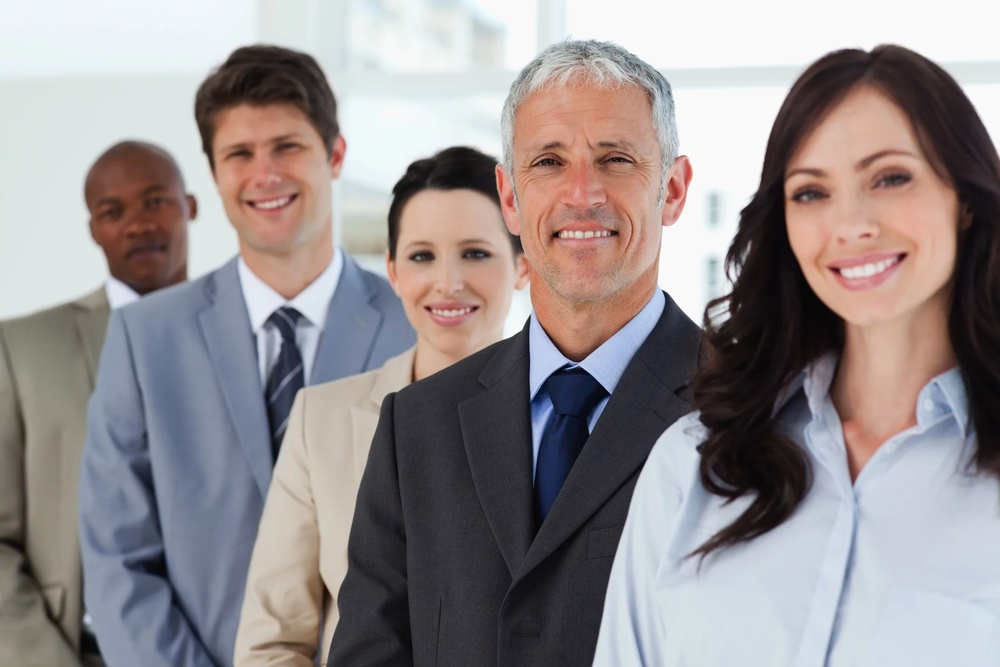
#> input picture OpenCv/group_photo.jpeg, 1000 x 667 px, shrunk from 2246 x 1498 before the run, given in place of the camera
$ python practice3.py
#> lines starting #> are read from the running program, lines starting #| are printed output that depends on the picture; after the words box and inside, x2 and y2 are one past the last pixel; in counts of white or black regions, pixels touching at a corner belong together
import cv2
import numpy as np

'''
img=cv2.imread("parrot.jpg")
gray_img=cv2.cvtColor(img, cv2.COLOR_BGR2GRAY)
ret,thresh=cv2.threshold(gray_img,200,232,1)
# [4 lines of commented-out code are left out]
contours,hierarchy=cv2.findContours(thresh ,cv2.RETR_EXTERNAL ,cv2.CHAIN_APPROX_NONE)

print(len(contours))
max_area=0
index=0
for i in range(0,len(contours)):
    area=cv2.contourArea(contours[i])
    if area>=max_area:
        max_area=area
        index=i
print(max_area)
M=cv2.moments(contours[index])
cx = int(M['m10']/M['m00'])
cy = int(M['m01']/M['m00'])
print('centroid = ',cx,' ',cy)

rect = cv2.minAreaRect(contours[index])
box = cv2.boxPoints(rect)
box = np.int64(box)

cv2.drawContours(img, [box], -1, (0,0,255), 3)
#cv2.imshow("Gray",gray_img)
#cv2.imshow("Threshold_Image",thresh)
#cv2.imshow("Dilated_Image",closing)
cv2.imshow("Contour_Image",img)
k=cv2.waitKey(0)
if k==ord('q'):
    cv2.destroyAllWindows()
'''
'''
v=cv2.VideoCapture(0)
while True:
    ret,img=v.read()

    gray_img=cv2.cvtColor(img, cv2.COLOR_BGR2GRAY)
    ret,thresh=cv2.threshold(gray_img,80,100,1)
    kernel=np.ones((5,5),np.uint8)
    dilation = cv2.dilate(thresh,kernel,iterations = 1)
    #closing = cv2.morphologyEx(thresh, cv2.MORPH_CLOSE, kernel)
    #print(thresh)
    contours,hierarchy=cv2.findContours(dilation ,cv2.RETR_EXTERNAL ,cv2.CHAIN_APPROX_NONE)
    rect = cv2.minAreaRect(contours[0])
    box = cv2.boxPoints(rect)
    box = np.int64(box)

    cv2.drawContours(img, [box], -1, (0,255,0), 3)
    # [4 lines of commented-out code are left out]
    cv2.imshow("Video",img)
    k=cv2.waitKey(1)    #here waitKey(1) is used to hold 1 milisec
    if k==ord('q'):
        break
v.release()
cv2.destroyAllWindows()
'''

##color filtering
cap = cv2.VideoCapture(0)

while True:
    _, frame = cap.read()
#> frame is the input picture: shape (667, 1000, 3); mean B, G, R 144.2, 143, 150.1
    hsv = cv2.cvtColor(frame, cv2.COLOR_BGR2HSV)
#> hsv: shape (667, 1000, 3); mean H, S, V 73.3, 46.9, 159.6
    gray_img=cv2.cvtColor(frame, cv2.COLOR_BGR2GRAY)
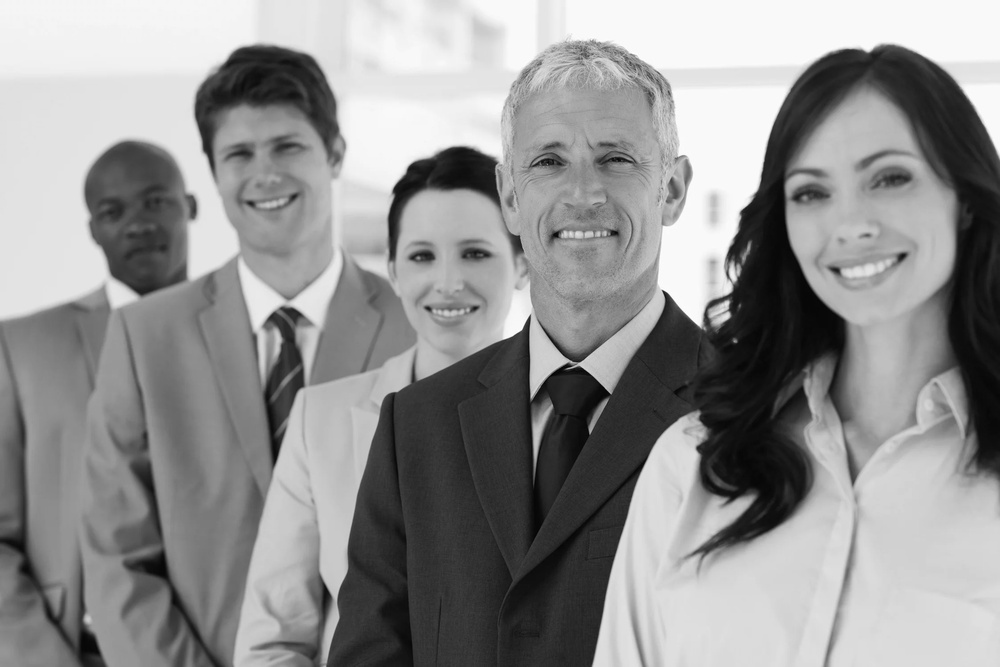
#> gray_img: shape (667, 1000); min 1, max 255, mean 145.2
    ret,thresh=cv2.threshold(gray_img,80,100,1)
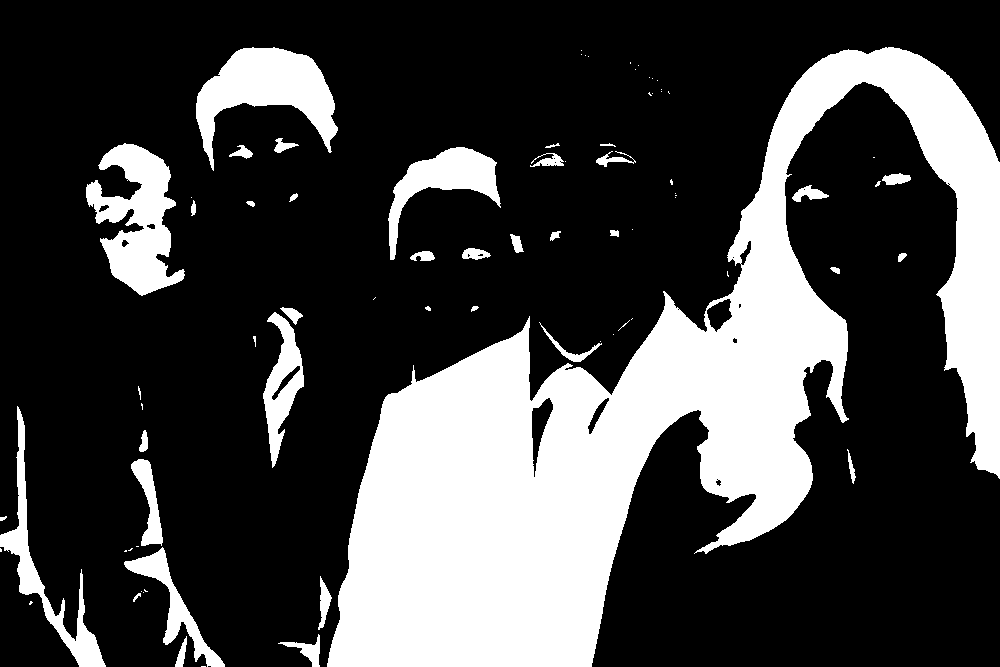
#> thresh: shape (667, 1000); values 0 (black) and 100 (white), 26.8% white; 79 white regions (40 under 20 px), largest, box (x1, y1, x2, y2) and area: (327, 47, 1000, 667) 144518, (86, 143, 185, 296) 7826, (196, 47, 338, 171) 7777

    #lower_red = np.array([[[36,25,25]]])   #green
    #upper_red = np.array([[[70,255,255]]])
    lower_red = np.array([[[96,100,50]]])   #pink
    upper_red = np.array([[[255,230,255]]])
    #lower_red=cv2.cvtColor(lower_red,cv2.COLOR_BGR2HSV)
    #upper_red=cv2.cvtColor(upper_red,cv2.COLOR_BGR2HSV)
    mask = cv2.inRange(hsv, lower_red, upper_red)
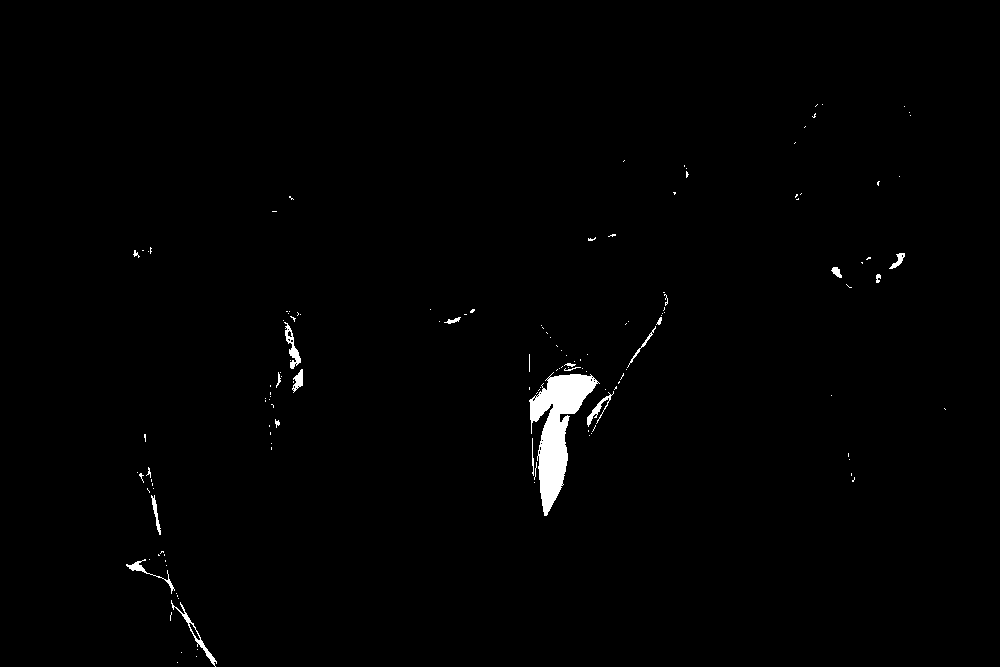
#> mask: shape (667, 1000); 0.96% white; 141 white regions (120 under 20 px)
    res = cv2.bitwise_and(frame,frame, mask= mask)
    contours,hierarchy=cv2.findContours(thresh ,cv2.RETR_TREE ,cv2.CHAIN_APPROX_SIMPLE)
#> contours = 102 contours, 61 with area under 20; largest, box (x1, y1, x2, y2) and area: (327, 47, 1000, 667) 144290, (86, 143, 185, 296) 7595, (196, 47, 338, 171) 7536, (388, 147, 501, 260) 3912, (0, 406, 106, 667) 3670
    max_area= 0
    index=0
    for i in range(0,len(contours)):
        area=cv2.contourArea(contours[i])
        if area>=max_area:
            max_area=area
            index=i
#> this loop made 102 passes
#> (area, max_area) on passes 2, 3, 13, 19, 65, 69, 89: (141.5, 141.5), (371.5, 371.5), (2238, 2238), (3670, 3670), (3912, 3912), (7595, 7595), (144290, 144290)
#> area on passes 9, 16, 17, 18, 25, 28: 295.5, 1109.5, 80, 107.5, 264.5, 2828.5
#> after the loop, index = 88; max_area = 144290
    print(max_area)
#| 144290.0
    rect = cv2.minAreaRect(contours[index])
#> rect = ((651.2, 387.3), (822.1, 455.8), -24.74)
    box = cv2.boxPoints(rect)
#> box = [[373.2, 766.3], [182.5, 352.4], [929.1, 8.34], [1119.9, 422.3]]
    box = np.int64(box)
#> box = [[373, 766], [182, 352], [929, 8], [1119, 422]]

    cv2.drawContours(res, [box], -1, (0,0,255), 3)
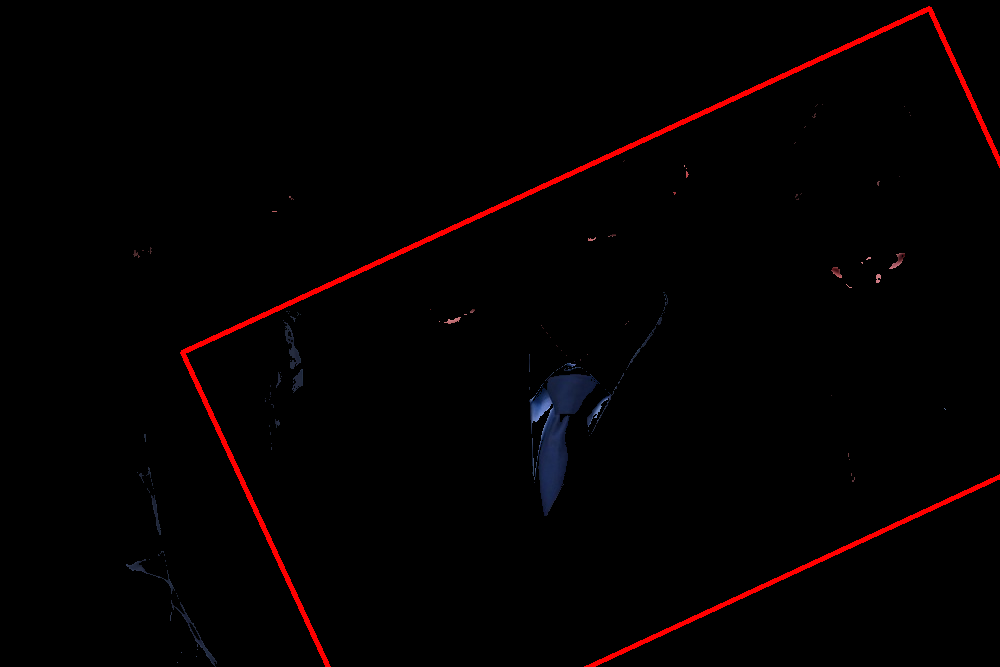
#> res: shape (667, 1000, 3); mean B, G, R 0.7, 0.4, 3.8

    '''## slice the green
    imask = mask>0
    green = np.zeros_like(frame, np.uint8)
    green[imask] = frame[imask]'''
    cv2.imshow('frame',frame)
    cv2.imshow('mask',mask)
    cv2.imshow('res',res)

    k = cv2.waitKey(1)
#> (key q is pressed here)
    if k == ord('q'):
        break

cv2.destroyAllWindows()
cap.release()

$ run again, on OpenCv/flower2.jpeg
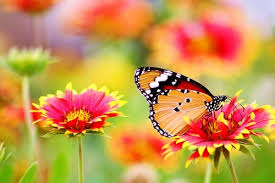
#> input picture OpenCv/flower2.jpeg, 275 x 183 px, given in place of the camera
#> frame is the input picture: shape (183, 275, 3); mean B, G, R 79.7, 150, 200.2
#> hsv: shape (183, 275, 3); mean H, S, V 44.1, 161.9, 206.4
#> `ret,thresh=cv2.threshold(gray_img,80,100,1)`:
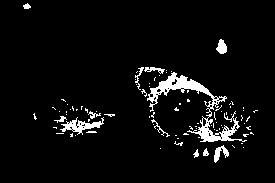
#> thresh: shape (183, 275); values 0 (black) and 100 (white), 5.1% white; 88 white regions (76 under 20 px), largest, box (x1, y1, x2, y2) and area: (147, 72, 247, 142) 1348, (60, 117, 104, 135) 299, (214, 145, 229, 163) 123
#> mask: shape (183, 275); 6% white; 90 white regions (80 under 20 px)
#> contours = 133 contours, 123 with area under 20; largest, box (x1, y1, x2, y2) and area: (147, 72, 247, 142) 1160, (60, 117, 104, 135) 245, (216, 39, 227, 54) 93, (214, 145, 229, 163) 92, (144, 67, 165, 74) 52
#> the loop `for i in range(0,len(contours)):` made 133 passes
#> (area, max_area) on passes 2, 7, 39, 92: (22, 22), (92.5, 92.5), (245, 245), (1160.5, 1160.5)
#> after the loop `for i in range(0,len(contours)):`: index = 91; max_area = 1160.5
#| 1160.5
#> rect = ((199.9, 110.9), (51.45, 109.1), -59.04)
#> `box = cv2.boxPoints(rect)`: box = [[233.4, 161], [139.9, 104.9], [166.3, 60.79], [259.9, 116.9]]
#> `box = np.int64(box)`: box = [[233, 161], [139, 104], [166, 60], [259, 116]]
#> `cv2.drawContours(res, [box], -1, (0,0,255), 3)`:
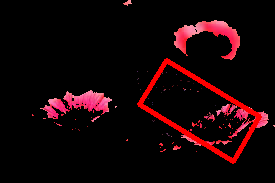
#> res: shape (183, 275, 3); mean B, G, R 6.2, 4.1, 21.6

$ run again, on OpenCv/parrot.jpg
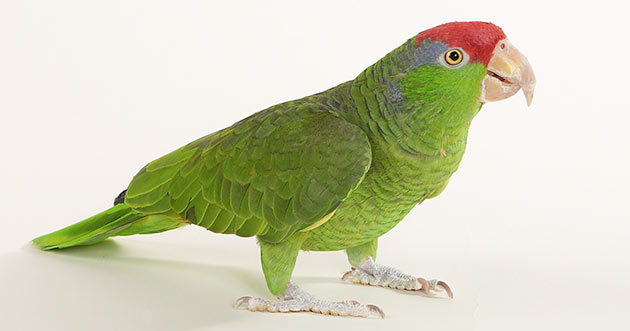
#> input picture OpenCv/parrot.jpg, 630 x 331 px, given in place of the camera
#> frame is the input picture: shape (331, 630, 3); mean B, G, R 184.8, 210.2, 209.9
#> hsv: shape (331, 630, 3); mean H, S, V 23.4, 49.3, 214.7
#> `ret,thresh=cv2.threshold(gray_img,80,100,1)`:
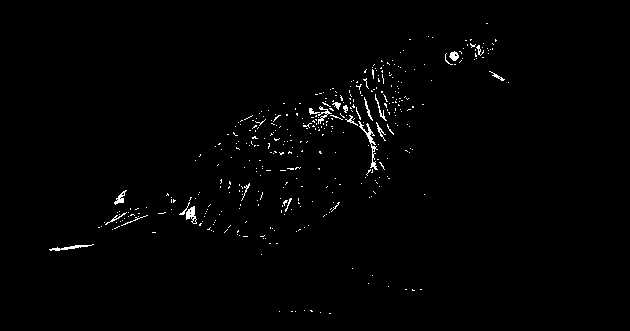
#> thresh: shape (331, 630); values 0 (black) and 100 (white), 1% white in thin lines or dots, all inside (x1, y1, x2, y2) = (49, 23, 509, 314)
#> mask: shape (331, 630); 0.12% white; 25 white regions (23 under 20 px)
#> contours = 423 contours, 411 with area under 20; largest, box (x1, y1, x2, y2) and area: (358, 121, 378, 170) 105, (186, 206, 197, 224) 93, (49, 244, 94, 251) 57, (114, 190, 127, 205) 56, (449, 51, 459, 61) 54
#> the loop `for i in range(0,len(contours)):` made 423 passes
#> (area, max_area) on passes 16, 85, 252: (57, 57), (93, 93), (105, 105)
#> after the loop `for i in range(0,len(contours)):`: index = 251; max_area = 105
#| 105.0
#> rect = ((370.2, 144.3), (12.16, 51.28), -15.02)
#> `box = cv2.boxPoints(rect)`: box = [[371, 170.6], [357.7, 121.1], [369.4, 117.9], [382.7, 167.5]]
#> `box = np.int64(box)`: box = [[370, 170], [357, 121], [369, 117], [382, 167]]
#> `cv2.drawContours(res, [box], -1, (0,0,255), 3)`:
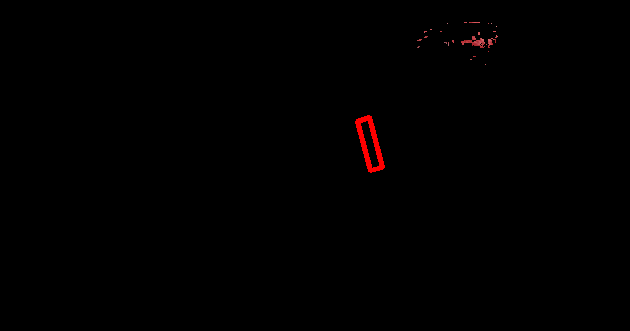
#> res: shape (331, 630, 3); mean B, G, R 0.1, 0.1, 1
